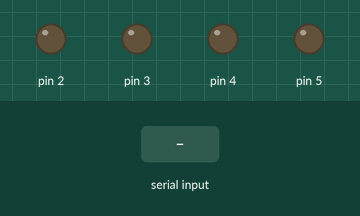
Simulated run of this sketch. Board: Arduino Uno, built with avr-gcc and run on an emulated ATmega328P. Shown: output pins drawn as LEDs (lit = HIGH). Inputs (shaded band) come from the test bench.

Above: at 1.2 s.
1.3 s: "90,45\n" received over Serial
At 2.5 s:
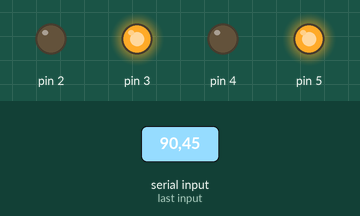
2.8 s: "30,150\n" received over Serial
At 4.0 s:
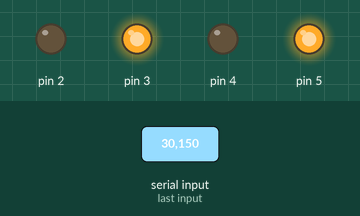
4.3 s: "5\n" received over Serial
At 5.5 s:
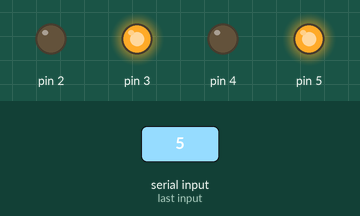
5.8 s: "200\n" received over Serial
At 6.4 s:
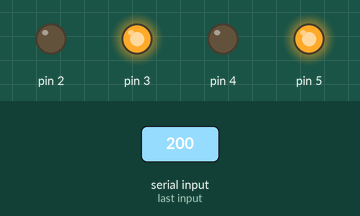
Timing chart, 0 to 8.3 s (numbered marks = the images above; inputs shaded):
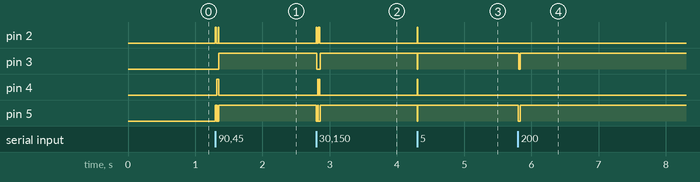

Measured:
- after the input at 1.3 s, pin 2: alternates HIGH for 0.01 s and LOW for 0.03 s, 4 changes in all, then stays LOW, starting at once; pin 3: LOW → HIGH after 0.05 s; pin 4: LOW → HIGH at once, → LOW 0.03 s later; pin 5: alternates HIGH for 0.01 s and LOW for 0.02 s, 5 changes in all, then stays HIGH, starting at once
- after the input at 2.8 s, pin 2: alternates HIGH for 0.02 s and LOW for 0.02 s, 4 changes in all, then stays LOW, starting at once; pin 3: HIGH → LOW at once, → HIGH 0.05 s later
- after the input at 4.3 s, pin 2, pin 4: LOW → HIGH at once, → LOW 0.01 s later; pin 3, pin 5: HIGH → LOW at once, → HIGH 0.01 s later
- after the input at 5.8 s, pin 3: HIGH → LOW at once, → HIGH 0.02 s later; pin 5: HIGH → LOW at once, → HIGH 0.03 s later

The sketch:

code.c.ino
```cpp
void setup()
{
  pinMode(2, OUTPUT);
  pinMode(3, OUTPUT);
  pinMode(4, OUTPUT);
  pinMode(5, OUTPUT);
  Serial.begin(9600);
}
byte income=0;
void loop()
{
  if(Serial.available()>0)
  {
  	income=Serial.read();

    income=income-'0';
    digitalWrite(2,income&0x1);
    digitalWrite(3,(income>>1)&0x1);
    digitalWrite(4,(income>>2)&0x1);
    digitalWrite(5,(income>>3)&0x1);
  	delay(10);
  }
}
```
